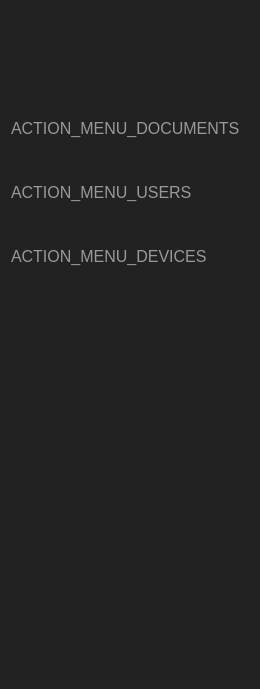
<?xml version="1.0" encoding="UTF-8"?>
<ui version="4.0">
 <class>MenuWidget</class>
 <widget class="QWidget" name="MenuWidget">
  <property name="geometry">
   <rect>
    <x>0</x>
    <y>0</y>
    <width>260</width>
    <height>689</height>
   </rect>
  </property>
  <property name="minimumSize">
   <size>
    <width>260</width>
    <height>0</height>
   </size>
  </property>
  <property name="maximumSize">
   <size>
    <width>260</width>
    <height>16777215</height>
   </size>
  </property>
  <property name="windowTitle">
   <string>Form</string>
  </property>
  <property name="styleSheet">
   <string notr="true">QWidget#widget_menu {
	background-color: #222222;
}

#button_devices, #button_files, #button_users {
	color: #999999;
	background-color: #222222;
	text-align: left;
	padding-left: 10px;
	font-size: 16px;
}

#button_devices:checked, #button_files:checked, #button_users:checked {
	background-color: #333333;
	border: 0;
	color: #FFFFFF;
}

#button_devices:hover, #button_files:hover, #button_users:hover {
	color: #EEEEEE;
}

#label_connection_state {
	color: #FFFFFF;
}</string>
  </property>
  <layout class="QVBoxLayout" name="verticalLayout">
   <property name="spacing">
    <number>0</number>
   </property>
   <property name="leftMargin">
    <number>0</number>
   </property>
   <property name="topMargin">
    <number>0</number>
   </property>
   <property name="rightMargin">
    <number>0</number>
   </property>
   <property name="bottomMargin">
    <number>0</number>
   </property>
   <item>
    <widget class="QWidget" name="widget_menu" native="true">
     <property name="minimumSize">
      <size>
       <width>200</width>
       <height>0</height>
      </size>
     </property>
     <layout class="QVBoxLayout" name="verticalLayout_8">
      <property name="spacing">
       <number>0</number>
      </property>
      <property name="leftMargin">
       <number>0</number>
      </property>
      <property name="topMargin">
       <number>0</number>
      </property>
      <property name="rightMargin">
       <number>0</number>
      </property>
      <property name="bottomMargin">
       <number>0</number>
      </property>
      <item>
       <layout class="QVBoxLayout" name="verticalLayout_3">
        <property name="spacing">
         <number>0</number>
        </property>
        <item>
         <widget class="QWidget" name="widget_3" native="true">
          <property name="minimumSize">
           <size>
            <width>0</width>
            <height>60</height>
           </size>
          </property>
          <layout class="QHBoxLayout" name="horizontalLayout_3">
           <property name="spacing">
            <number>0</number>
           </property>
           <property name="leftMargin">
            <number>20</number>
           </property>
           <property name="topMargin">
            <number>20</number>
           </property>
           <property name="rightMargin">
            <number>10</number>
           </property>
           <property name="bottomMargin">
            <number>40</number>
           </property>
           <item>
            <widget class="QLabel" name="label">
             <property name="minimumSize">
              <size>
               <width>208</width>
               <height>36</height>
              </size>
             </property>
             <property name="maximumSize">
              <size>
               <width>208</width>
               <height>36</height>
              </size>
             </property>
             <property name="text">
              <string/>
             </property>
             <property name="pixmap">
              <pixmap resource="../rc/resources.qrc">:/logos/images/logos/guardata_vert_white.png</pixmap>
             </property>
             <property name="scaledContents">
              <bool>true</bool>
             </property>
             <property name="alignment">
              <set>Qt::AlignLeading|Qt::AlignLeft|Qt::AlignVCenter</set>
             </property>
            </widget>
           </item>
          </layout>
         </widget>
        </item>
        <item>
         <widget class="MenuButton" name="button_files">
          <property name="enabled">
           <bool>true</bool>
          </property>
          <property name="minimumSize">
           <size>
            <width>0</width>
            <height>64</height>
           </size>
          </property>
          <property name="maximumSize">
           <size>
            <width>16777215</width>
            <height>64</height>
           </size>
          </property>
          <property name="baseSize">
           <size>
            <width>64</width>
            <height>0</height>
           </size>
          </property>
          <property name="font">
           <font>
            <pointsize>-1</pointsize>
           </font>
          </property>
          <property name="cursor">
           <cursorShape>PointingHandCursor</cursorShape>
          </property>
          <property name="text">
           <string>ACTION_MENU_DOCUMENTS</string>
          </property>
          <property name="icon">
           <iconset resource="../rc/resources.qrc">
            <normaloff>:/icons/images/material/folder_open.svg</normaloff>:/icons/images/material/folder_open.svg</iconset>
          </property>
          <property name="iconSize">
           <size>
            <width>32</width>
            <height>32</height>
           </size>
          </property>
          <property name="checkable">
           <bool>true</bool>
          </property>
          <property name="flat">
           <bool>true</bool>
          </property>
          <property name="checked_color" stdset="0">
           <color>
            <red>27</red>
            <green>141</green>
            <blue>215</blue>
           </color>
          </property>
          <property name="unchecked_color" stdset="0">
           <color>
            <red>153</red>
            <green>153</green>
            <blue>153</blue>
           </color>
          </property>
         </widget>
        </item>
        <item>
         <widget class="MenuButton" name="button_users">
          <property name="enabled">
           <bool>true</bool>
          </property>
          <property name="minimumSize">
           <size>
            <width>0</width>
            <height>64</height>
           </size>
          </property>
          <property name="maximumSize">
           <size>
            <width>16777215</width>
            <height>64</height>
           </size>
          </property>
          <property name="baseSize">
           <size>
            <width>0</width>
            <height>64</height>
           </size>
          </property>
          <property name="cursor">
           <cursorShape>PointingHandCursor</cursorShape>
          </property>
          <property name="text">
           <string>ACTION_MENU_USERS</string>
          </property>
          <property name="icon">
           <iconset resource="../rc/resources.qrc">
            <normaloff>:/icons/images/material/supervisor_account.svg</normaloff>:/icons/images/material/supervisor_account.svg</iconset>
          </property>
          <property name="iconSize">
           <size>
            <width>32</width>
            <height>32</height>
           </size>
          </property>
          <property name="checkable">
           <bool>true</bool>
          </property>
          <property name="flat">
           <bool>true</bool>
          </property>
          <property name="checked_color" stdset="0">
           <color>
            <red>27</red>
            <green>141</green>
            <blue>215</blue>
           </color>
          </property>
          <property name="unchecked_color" stdset="0">
           <color>
            <red>153</red>
            <green>153</green>
            <blue>153</blue>
           </color>
          </property>
         </widget>
        </item>
        <item>
         <widget class="MenuButton" name="button_devices">
          <property name="enabled">
           <bool>true</bool>
          </property>
          <property name="minimumSize">
           <size>
            <width>0</width>
            <height>64</height>
           </size>
          </property>
          <property name="maximumSize">
           <size>
            <width>16777215</width>
            <height>64</height>
           </size>
          </property>
          <property name="baseSize">
           <size>
            <width>0</width>
            <height>64</height>
           </size>
          </property>
          <property name="cursor">
           <cursorShape>PointingHandCursor</cursorShape>
          </property>
          <property name="text">
           <string>ACTION_MENU_DEVICES</string>
          </property>
          <property name="icon">
           <iconset resource="../rc/resources.qrc">
            <normaloff>:/icons/images/material/devices.svg</normaloff>:/icons/images/material/devices.svg</iconset>
          </property>
          <property name="iconSize">
           <size>
            <width>32</width>
            <height>32</height>
           </size>
          </property>
          <property name="checkable">
           <bool>true</bool>
          </property>
          <property name="checked">
           <bool>false</bool>
          </property>
          <property name="flat">
           <bool>true</bool>
          </property>
          <property name="checked_color" stdset="0">
           <color>
            <red>27</red>
            <green>141</green>
            <blue>215</blue>
           </color>
          </property>
          <property name="unchecked_color" stdset="0">
           <color>
            <red>153</red>
            <green>153</green>
            <blue>153</blue>
           </color>
          </property>
         </widget>
        </item>
        <item>
         <spacer name="verticalSpacer">
          <property name="orientation">
           <enum>Qt::Vertical</enum>
          </property>
          <property name="sizeType">
           <enum>QSizePolicy::Preferred</enum>
          </property>
          <property name="sizeHint" stdset="0">
           <size>
            <width>20</width>
            <height>60</height>
           </size>
          </property>
         </spacer>
        </item>
        <item>
         <spacer name="verticalSpacer_2">
          <property name="orientation">
           <enum>Qt::Vertical</enum>
          </property>
          <property name="sizeType">
           <enum>QSizePolicy::Minimum</enum>
          </property>
          <property name="sizeHint" stdset="0">
           <size>
            <width>20</width>
            <height>10</height>
           </size>
          </property>
         </spacer>
        </item>
        <item>
         <widget class="QWidget" name="widget_misc" native="true">
          <layout class="QVBoxLayout" name="verticalLayout_2">
           <property name="leftMargin">
            <number>10</number>
           </property>
           <property name="topMargin">
            <number>10</number>
           </property>
           <property name="rightMargin">
            <number>10</number>
           </property>
           <property name="bottomMargin">
            <number>10</number>
           </property>
           <item>
            <widget class="QWidget" name="widget_connection" native="true">
             <layout class="QHBoxLayout" name="horizontalLayout_6">
              <property name="spacing">
               <number>10</number>
              </property>
              <property name="leftMargin">
               <number>0</number>
              </property>
              <property name="topMargin">
               <number>0</number>
              </property>
              <property name="rightMargin">
               <number>0</number>
              </property>
              <property name="bottomMargin">
               <number>0</number>
              </property>
              <item>
               <widget class="IconLabel" name="icon_connection">
                <property name="minimumSize">
                 <size>
                  <width>32</width>
                  <height>32</height>
                 </size>
                </property>
                <property name="maximumSize">
                 <size>
                  <width>32</width>
                  <height>32</height>
                 </size>
                </property>
                <property name="text">
                 <string/>
                </property>
                <property name="pixmap">
                 <pixmap resource="../rc/resources.qrc">:/icons/images/material/cloud_off.svg</pixmap>
                </property>
                <property name="scaledContents">
                 <bool>true</bool>
                </property>
                <property name="color" stdset="0">
                 <color>
                  <red>27</red>
                  <green>141</green>
                  <blue>215</blue>
                 </color>
                </property>
               </widget>
              </item>
              <item>
               <widget class="QLabel" name="label_connection_state">
                <property name="font">
                 <font>
                  <pointsize>12</pointsize>
                 </font>
                </property>
                <property name="text">
                 <string/>
                </property>
               </widget>
              </item>
             </layout>
            </widget>
           </item>
          </layout>
         </widget>
        </item>
        <item>
         <spacer name="verticalSpacer_3">
          <property name="orientation">
           <enum>Qt::Vertical</enum>
          </property>
          <property name="sizeType">
           <enum>QSizePolicy::Expanding</enum>
          </property>
          <property name="sizeHint" stdset="0">
           <size>
            <width>20</width>
            <height>40</height>
           </size>
          </property>
         </spacer>
        </item>
       </layout>
      </item>
     </layout>
    </widget>
   </item>
  </layout>
 </widget>
 <customwidgets>
  <customwidget>
   <class>IconLabel</class>
   <extends>QLabel</extends>
   <header>parsec.core.gui.custom_widgets</header>
  </customwidget>
  <customwidget>
   <class>MenuButton</class>
   <extends>QPushButton</extends>
   <header>parsec.core.gui.custom_widgets</header>
  </customwidget>
 </customwidgets>
 <resources>
  <include location="../rc/resources.qrc"/>
 </resources>
 <connections/>
</ui>
